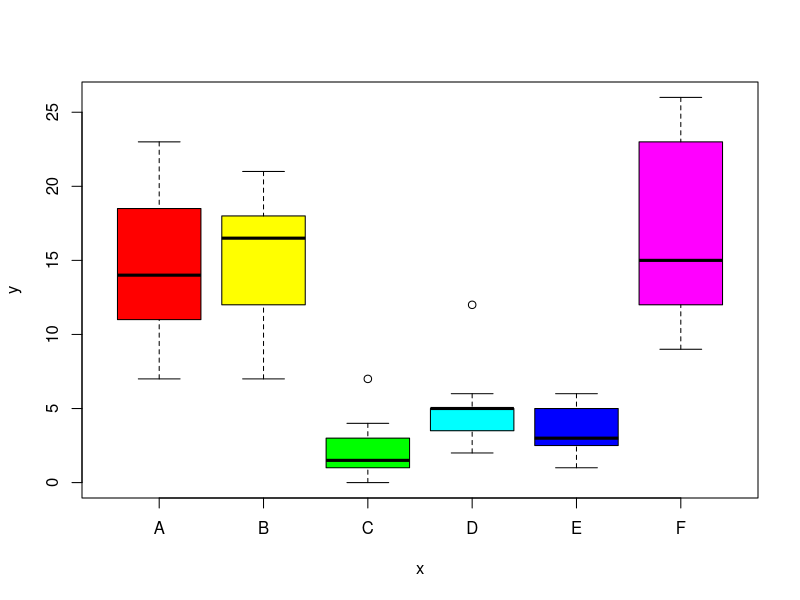
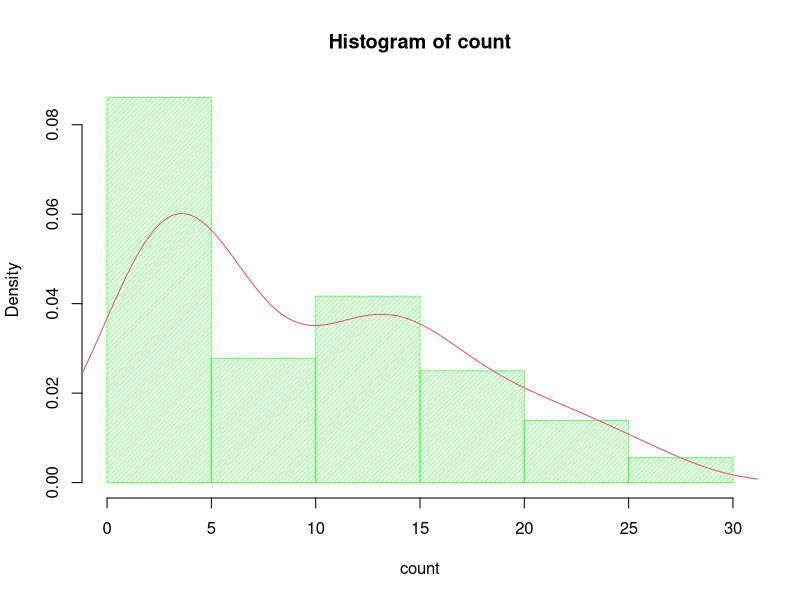
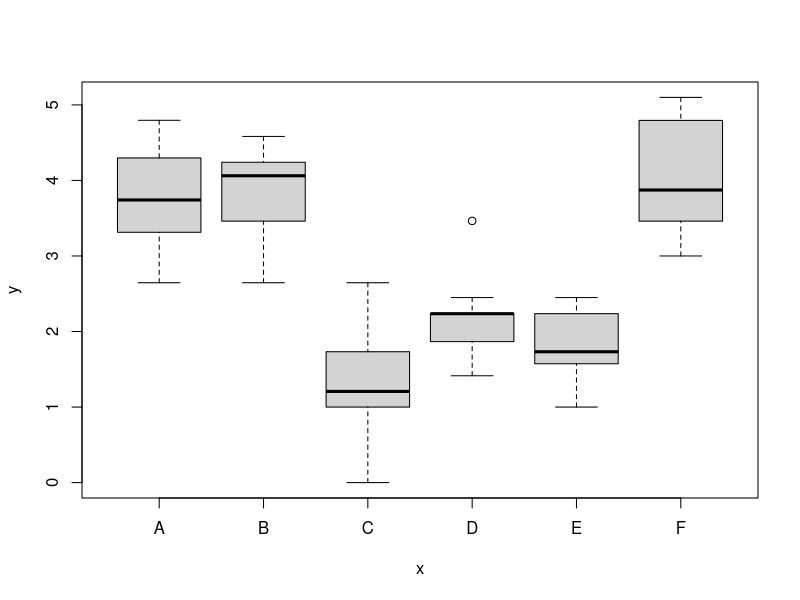
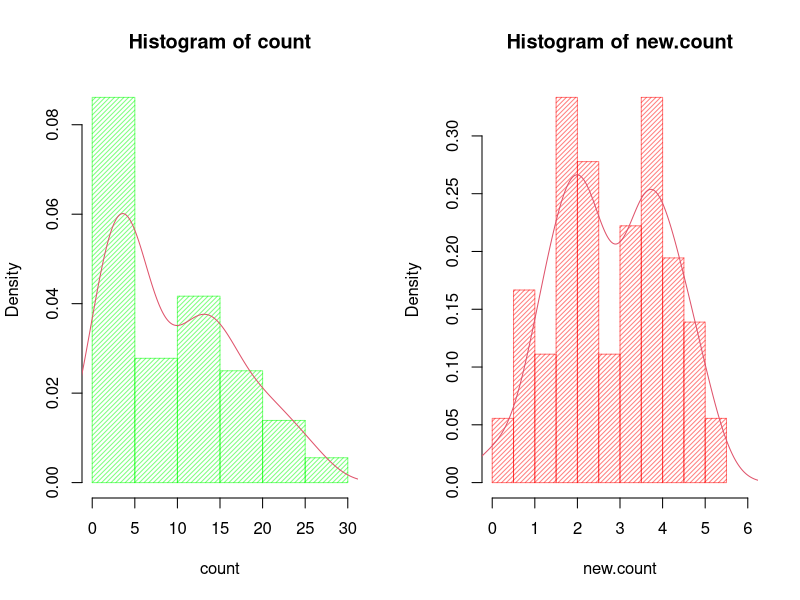
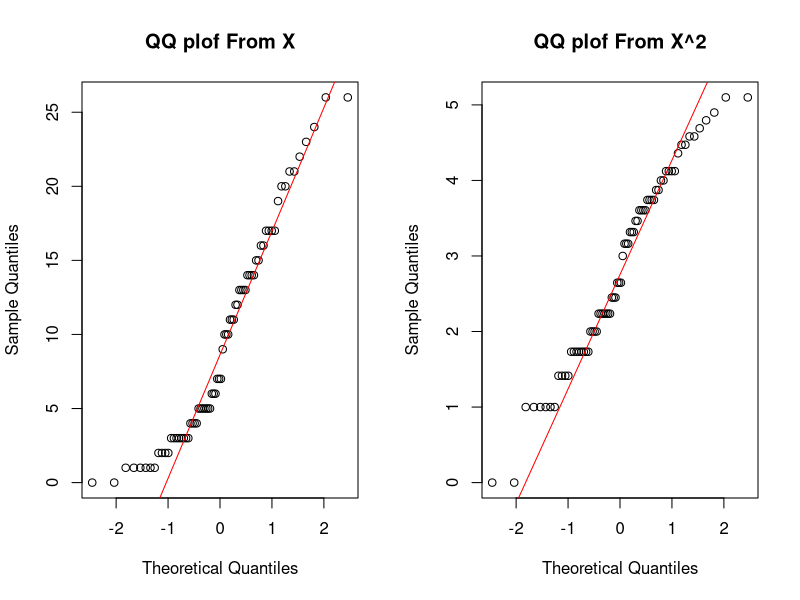
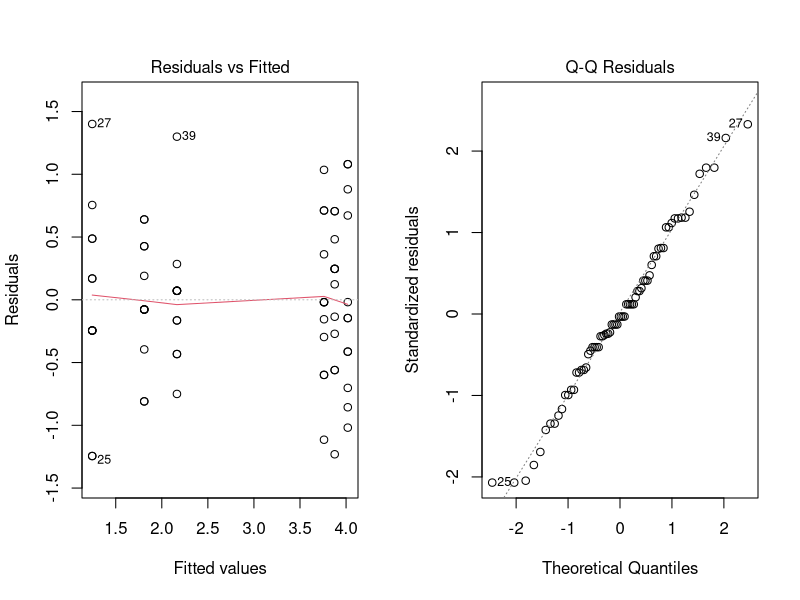
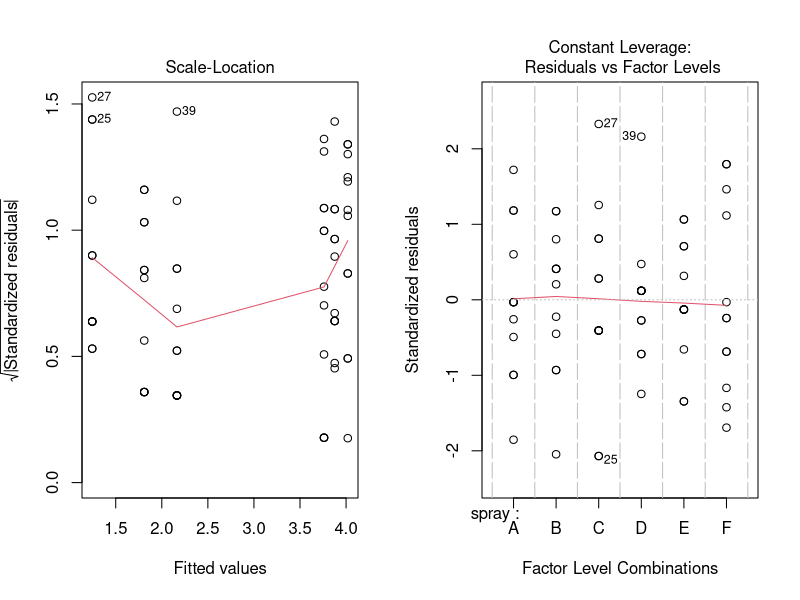

The R script that drew these images, in order:

# Analysis of variance (ANOVA) is a collection of statistical models and their associated 
# estimation procedures (such as the "variation" among and between groups) used to analyze the differences 
# among group means in a sample. ANOVA was developed by statistician and evolutionary biologist 
# Ronald Fisher. The ANOVA is based on the law of total variance, where the observed variance in 
# a particular variable is partitioned into components attributable to different sources of 
# variation. In its simplest form, ANOVA provides a statistical test of whether two or more 
# population means are equal, and therefore generalizes the t-test beyond two means.


#Packages

#Data
data(InsectSprays) 
attach(InsectSprays)

#visualisation 
head(InsectSprays)
tapply(count, spray, mean) 
tapply(count, spray, var)
tapply(count, spray, length)
summary(InsectSprays)
plot(spray,count,col=rainbow(6))

#Anova
# transformer la variable  X^2  because X don't have a normal distribution 
shapiro.test(count)      # p < 0.05
hist(count, xlim=c(0,30), col=rgb(0,1,0,0.5),density = 30,probability = TRUE)
lines(density(count),col=2) 

new.count <- sqrt(count)
tapply(new.count, spray, mean) 
tapply(new.count, spray, var)
plot(spray,new.count)
par(mfrow=c(1,2))
hist(count, xlim=c(0,30), col=rgb(0,1,0,0.5),density = 30,probability = TRUE)
lines(density(count),col=2) 
hist(new.count, xlim=c(0,6), col=rgb(1,0,0,0.5),density = 30, probability = TRUE)
lines(density(new.count),col=2) 
shapiro.test(new.count)      # p > 0.05


# normal Q-Q plot 
par(mfrow=c(1,2))
qqnorm(count,main="QQ plof From X")
qqline(count,col="red")

qqnorm(new.count,main="QQ plof From X^2")
qqline(new.count,col="red")

#Model avona
modele <- aov(new.count ~ spray) 
coef(modele)
anova(modele)
summary(modele)
TukeyHSD(modele) 
plot(modele)


# ressources
# https://en.wikipedia.org/wiki/Analysis_of_variance
# https://www.scribbr.com/statistics/anova-in-r/
# http://www.sthda.com/english/wiki/one-way-anova-test-in-r
# https://www.guru99.com/r-anova-tutorial.html

